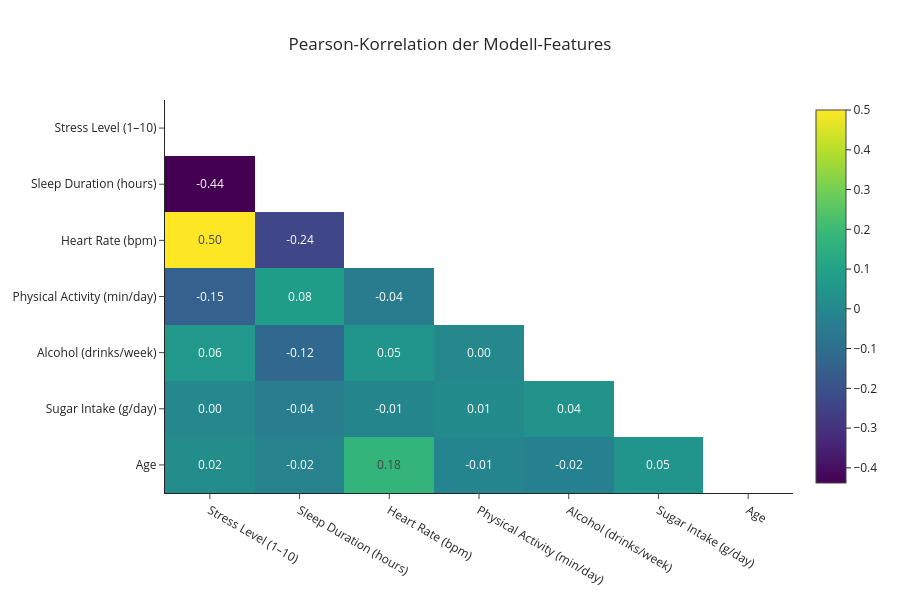

Notebook code for this chart:
### Markdown cell above
### 3.1 Korrelationsanalyse (modellrelevant)

Ziel der Korrelationsanalyse ist die Identifikation möglicher **Multikollinearität** zwischen Modell-Features.

Multikollinearität tritt auf, wenn zwei oder mehr Variablen sehr stark miteinander korrelieren.  
Dies kann bei vielen Modellen problematisch sein, insbesondere bei:

- linearer Regression
- logistischer Regression
- regularisierten Modellen

Stark korrelierte Variablen enthalten ähnliche Information und können:

- Modellkoeffizienten instabil machen
- Interpretierbarkeit reduzieren
- Overfitting begünstigen

Die Korrelationsmatrix ermöglicht eine schnelle visuelle Prüfung solcher Zusammenhänge.

### Code cell
# Pearson-Korrelation der Modell-Features
corr = X.corr(method="pearson")

# Labels für bessere Lesbarkeit
corr_labeled = corr.copy()
corr_labeled.index = corr_labeled.index.map(lambda c: labels.get(c, c))
corr_labeled.columns = corr_labeled.columns.map(lambda c: labels.get(c, c))

mask = np.triu(np.ones_like(corr, dtype=bool))
corr_masked = corr.mask(mask)
corr_masked.index = corr_masked.index.map(lambda c: labels.get(c, c))
corr_masked.columns = corr_masked.columns.map(lambda c: labels.get(c, c))

# Visualisierung
fig = px.imshow(
    corr_masked,
    text_auto=".2f",
    aspect="auto",
    template="simple_white",
    title="Pearson-Korrelation der Modell-Features"
)
fig.update_layout(
    title_x=0.5,
    width=900,
    height=600)
fig.show()

### Figure 1 — Plotly figure (JSON) as saved in the notebook; plotly's stock layout.template omitted (floating-point values rounded to 4 significant figures)
{"data": [{"coloraxis": "coloraxis", "hovertemplate": "x: %{x}<br>y: %{y}<br>color: %{z}<extra></extra>", "name": "0", "texttemplate": "%{z:.2f}", "type": "heatmap", "x": ["Stress Level (1–10)", "Sleep Duration (hours)", "Heart Rate (bpm)", "Physical Activity (min/day)", "Alcohol (drinks/week)", "Sugar Intake (g/day)", "Age"], "xaxis": "x", "y": ["Stress Level (1–10)", "Sleep Duration (hours)", "Heart Rate (bpm)", "Physical Activity (min/day)", "Alcohol (drinks/week)", "Sugar Intake (g/day)", "Age"], "yaxis": "y", "z": [[NaN, NaN, NaN, NaN, NaN, NaN, NaN], [-0.4381, NaN, NaN, NaN, NaN, NaN, NaN], [0.5001, -0.236, NaN, NaN, NaN, NaN, NaN], [-0.1477, 0.08009, -0.04415, NaN, NaN, NaN, NaN], [0.06417, -0.1195, 0.04664, 0.0006683, NaN, NaN, NaN], [0.002605, -0.03608, -0.008104, 0.01202, 0.04261, NaN, NaN], [0.01896, -0.01631, 0.176, -0.01099, -0.02334, 0.0467, NaN]]}], "layout": {"coloraxis": {"colorscale": [[0, "#440154"], [0.1111, "#482878"], [0.2222, "#3e4989"], [0.3333, "#31688e"], [0.4444, "#26828e"], [0.5556, "#1f9e89"], [0.6667, "#35b779"], [0.7778, "#6ece58"], [0.8889, "#b5de2b"], [1, "#fde725"]]}, "height": 600, "title": {"text": "Pearson-Korrelation der Modell-Features", "x": 0.5}, "width": 900, "xaxis": {"anchor": "y", "domain": [0, 1]}, "yaxis": {"anchor": "x", "autorange": "reversed", "domain": [0, 1]}}}
